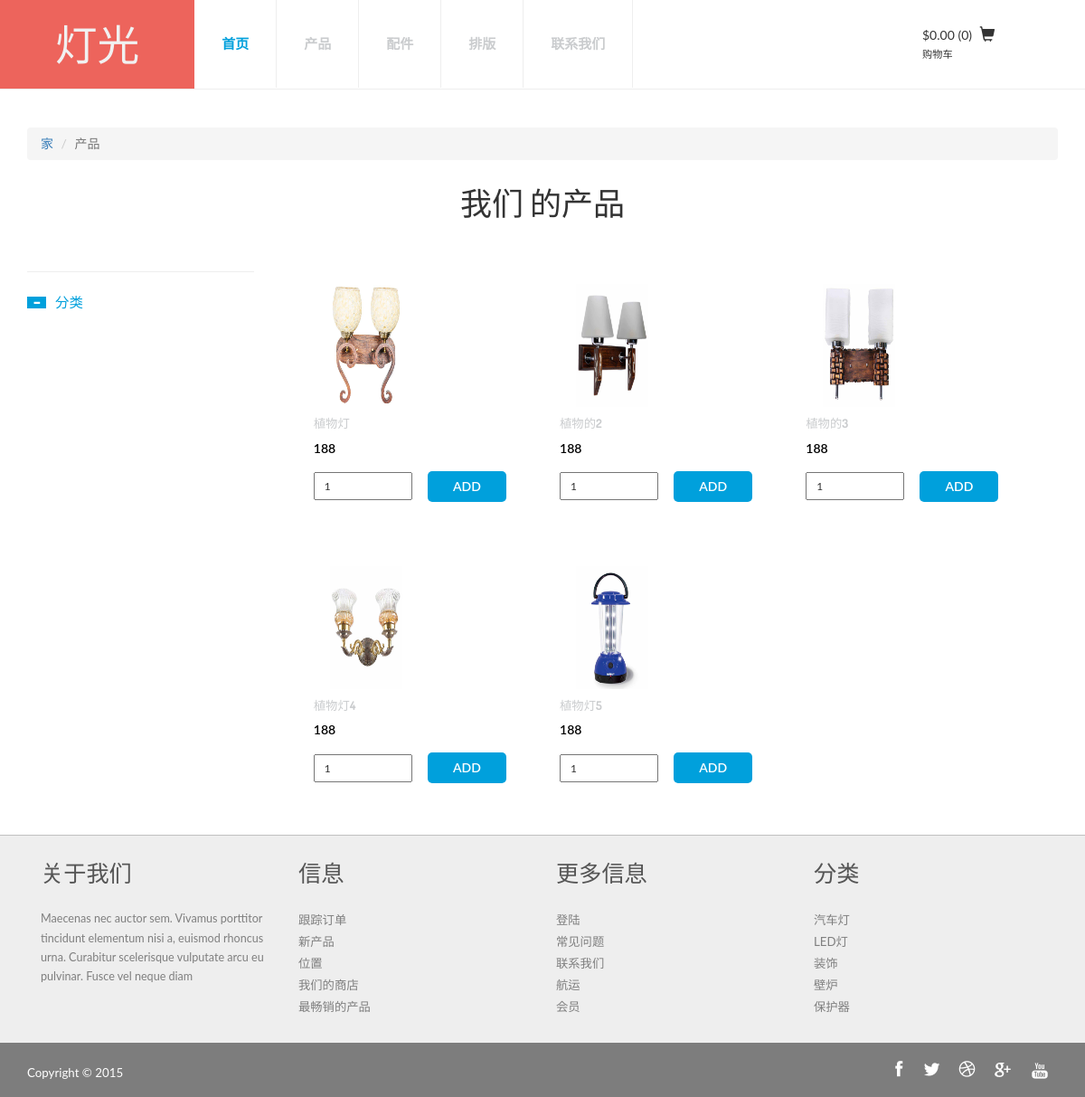
/product/, run on an earlier commit of the app's database.
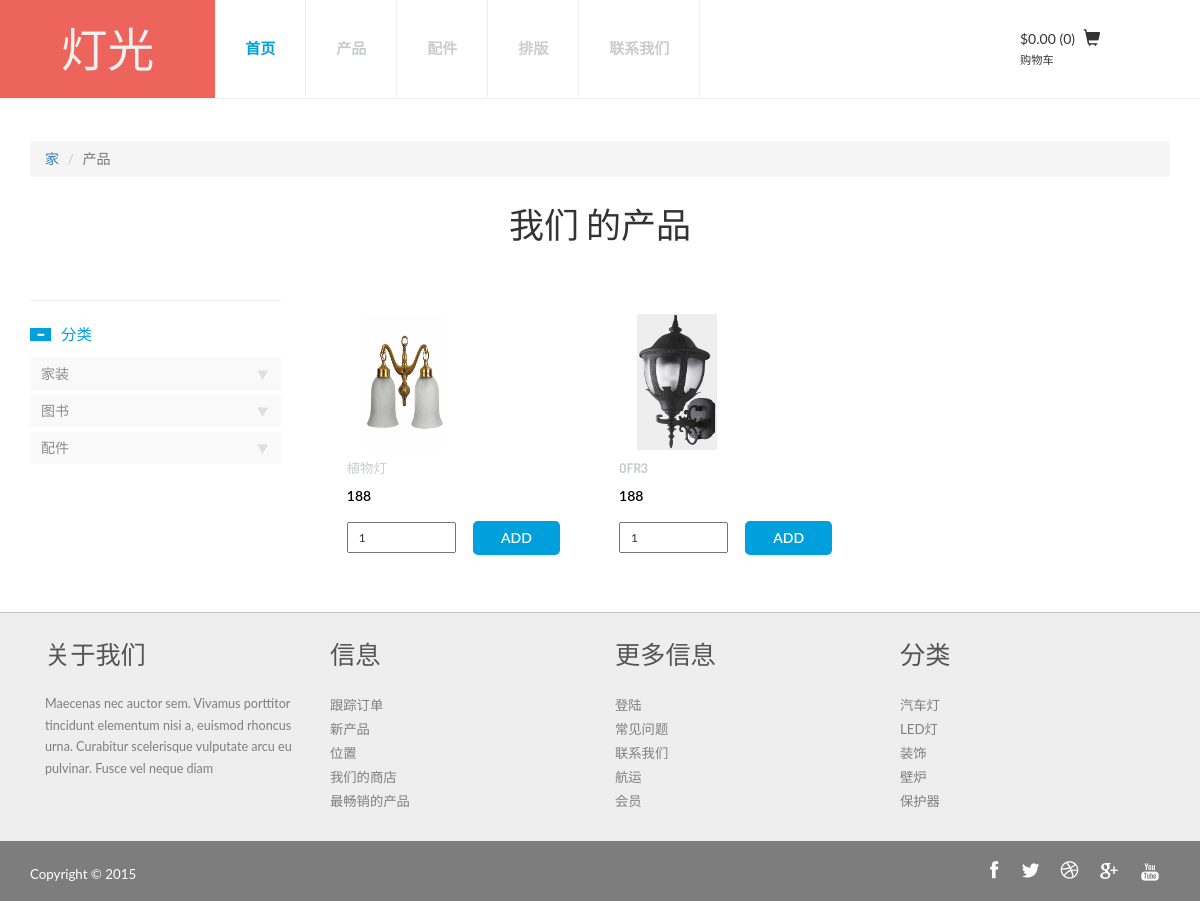
And on a later commit of the database.
### lamp/models.py (models this page shows, shortened)
class Product(models.Model):
    name = models.CharField(max_length=30, verbose_name='产品名称')
    price = models.CharField(max_length=30, verbose_name='产品价格')
    img = models.FileField( verbose_name='产品图片')
    introduce = models.TextField( verbose_name='产品简介')
    brand = models.CharField(max_length=30, verbose_name='产品品牌')
    size = models.CharField(max_length=30, verbose_name='产品尺寸')
    color = models.CharField(max_length=30, verbose_name='产品颜色')
    material = models.CharField(max_length=30, verbose_name='产品材料')
    inventory = models.IntegerField(verbose_name='库存')
    number = models.IntegerField(default=0, verbose_name='已卖出数量')
    classfi = models.ForeignKey(Classification,on_delete=models.CASCADE)
    class Meta:
        verbose_name = '产品'
        verbose_name_plural = verbose_name

class Classification(models.Model):
    name = models.CharField(max_length=30, verbose_name='分类名称')
    parentClass = models.ForeignKey('self',on_delete=models.CASCADE,null=True,blank=True)
    def __str__(self):
        return self.name
    class Meta:
        verbose_name = '分类'
        verbose_name_plural = verbose_name

### lamp/views.py (the view)
# urls.py: url(r'^product/$', views.Product.as_view(), name='product'),
class Product(View):
    def get(self,request):
        products = models.Product.objects.all()
        classifications = models.Classification.objects.filter(parentClass=None)
        return render(request,'product.html',locals())

### lamp/templatetags/extend_fun.py (called while the page is built)
@register.simple_tag
def All():
    products = models.Product.objects.all()
    return products

### templates/product.html (shortened to what this page needs)
{% extends 'baes.html' %}
{% load extend_fun %}
{% block link %}
<link href="/static/css/bootstrap.css" rel="stylesheet" type="text/css" media="all" />
<link href="/static/css/style.css" rel="stylesheet" type="text/css" media="all" />
<link href="/static/css/memenu.css" rel="stylesheet" type="text/css" media="all" />
<link href="/static/css/form.css" rel="stylesheet" type="text/css" media="all" />
{% endblock %}
{% block body %}
<div class="product-model">
	 <div class="container">
			<ol class="breadcrumb">
		  <li><a href="index.html">家</a></li>
		  <li class="active">产品</li>
		 </ol>
			<h2>我们 的产品</h2>
		 <div class="col-md-9 product-model-sec">
				{% All as all %}
				 {% if all %}
				 	{% for al in all %}
						<a href="{% url 'lamp:single' al.id %}"><div class="product-grid">
							<div class="product-img b-link-stripe b-animate-go  thickbox" >
								<img id="jkl" style="width:150px;height:150px" src="/static/media/{{ al.img }}" class="img-responsive" alt="" />
								<div class="b-wrapper">
								</div>
							</div></a>
							<div class="product-info simpleCart_shelfItem">
								<div class="product-info-cust prt_name">
									<h4>{{ al.name }}</h4>
									<span class="item_price">{{ al.price }}</span>
									<input type="text" class="item_quantity" value="1" />
									<input type="button" class="item_add items" value="ADD">
									<div class="clearfix"> </div>
								</div>
							</div>
						</div>
				 	{% endfor %}
				 {% endif %}
			</div>
			<div class="rsidebar span_1_of_left">
				 <section  class="sky-form">
					 <div class="product_right">
						 <h4 class="m_2"><span class="glyphicon glyphicon-minus" aria-hidden="true"></span>分类</h4>
							 {% if classifications %}
								{% for classification in classifications %}
						 		<div class="tab{{ forloop.counter }}">
									 <ul class="place">
										 <li class="sort">{{ classification.name }}</li>
										 <li class="by"><img src="/static/images/do.png" alt=""></li>
											<div class="clearfix"> </div>
									  </ul>
									 </div>
								{% endfor %}
							{% endif %}
				 </section>
			 </div>
{% endblock %}

### templates/baes.html (shortened to what this page needs)
<!DOCTYPE html>
<html lang="en">
<head>
{% block link %}{% endblock %}
</head>
<body>
<div class="header-top">
	 <div class="header-bottom">
				<div class="logo">
					<h1><a href="index.html">灯光</a></h1>
				</div>
			 <div class="top-nav">
				<ul class="memenu skyblue"><li class="active"><a href="index.html">首页</a></li>
					<li class="grid"><a href="#">产品</a>
					</li>
					<li class="grid"><a href="#">配件</a>
					</li>
					<li class="grid"><a href="typo.html">排版</a></li>
					<li class="grid"><a href="contact.html">联系我们</a></li>
				</ul>
			 </div>
			 <div class="cart box_1">
				 <a href="checkout.html">
					<div class="total">
					<span class="simpleCart_total"></span> (<span id="simpleCart_quantity" class="simpleCart_quantity"></span>)</div>
					<span class="glyphicon glyphicon-shopping-cart" aria-hidden="true"></span>
				</a>
				<p><a href="{% url 'lamp:checkout' %}" class="simpleCart_empty">购物车</a></p>
			 </div>
			 <div class="clearfix"> </div>
			 </div>
</div>
{% block body %}
{% endblock %}
<div class="footer">
	 <div class="container">
		 <div class="footer-grids">
			 <div class="col-md-3 about-us">
				 <h3>关于我们</h3>
				 <p>Maecenas nec auctor sem. Vivamus porttitor tincidunt elementum nisi a, euismod rhoncus urna. Curabitur scelerisque vulputate arcu eu pulvinar. Fusce vel neque diam</p>
             </div>
			 <div class="col-md-3 ftr-grid">
					<h3>信息</h3>
					<ul class="nav-bottom">
						<li><a href="#">跟踪订单</a></li>
						<li><a href="#">新产品</a></li>
						<li><a href="#">位置</a></li>
						<li><a href="#">我们的商店</a></li>
						<li><a href="#">最畅销的产品</a></li>
					</ul>
			 </div>
			 <div class="col-md-3 ftr-grid">
					<h3>更多信息</h3>
					<ul class="nav-bottom">
						<li><a href="{% url 'lamp:login' %}">登陆</a></li>
						<li><a href="#">常见问题</a></li>
						<li><a href="contact.html">联系我们</a></li>
						<li><a href="#">航运</a></li>
						<li><a href="#">会员</a></li>
					</ul>
			 </div>
			 <div class="col-md-3 ftr-grid">
					<h3>分类</h3>
					<ul class="nav-bottom">
						<li><a href="#">汽车灯</a></li>
						<li><a href="#">LED灯</a></li>
						<li><a href="#">装饰</a></li>
						<li><a href="#">壁炉</a></li>
						<li><a href="#">保护器</a></li>
					</ul>
			 </div>
			 <div class="clearfix"></div>
		 </div>
	 </div>
</div>
<div class="copywrite">
	 <div class="container">
		 <div class="copy">
			 <p>Copyright &copy; 2015<a target="_blank" href="#"></a></p>
		 </div>
		 <div class="social">
				<a href="#"><i class="facebook"></i></a>
				<a href="#"><i class="twitter"></i></a>
				<a href="#"><i class="dribble"></i></a>
				<a href="#"><i class="google"></i></a>
				<a href="#"><i class="youtube"></i></a>
		 </div>
		 <div class="clearfix"></div>
	 </div>
</div>
</body>
</html>

### static/css/style.css (style rules this page uses)
body { background:#fff; font-family: 'Lato', sans-serif; }
body a { transition: 0.5s all; -webkit-transition: 0.5s all; -o-transition: 0.5s all; -moz-transition: 0.5s all; -ms-transition: 0.5s all; }
ul { padding: 0; margin: 0; }
h1,h2,h3,h4,h5,h6,label,p { margin:0; }
.cart.box_1 a { color: #333; }
.box_1 { float: right; width: 15%; margin-top:2em; }
.glyphicon-shopping-cart:before { margin-left: 5px; font-size:1.2em; }
.box_1 p a { color: rgba(204, 204, 204, 1); font-size: 0.8em; }
.total { display: inline-block; }
.header-bottom { border-bottom: 1px solid #eee; }
.logo h1 a { color: #F1F1F1; font-family: 'Dosis-Medium'; font-size: 1.3em; font-weight: 100; padding: 0.5em 1.3em; text-decoration:none; background:#ed645c; display:inline-block; }
.logo { float:left; }
.top-nav { width: 42%; display: block; float: left; }
.skyblue { float:left; }
.items { padding:4em 0; }
.glyphicon { top: 2px; margin-right:5px; }
.footer { background:#eee; padding:2em 0; border-top:1px solid #c0c0c0; }
.about-us h3 { color: #555; font-size:1.8em; font-family: 'Dosis-Medium'; margin-bottom:1em; }
.about-us p { line-height:1.7em; color:#7F7F7F; font-size:0.9em; }
.ftr-grid h3 { font-size: 1.8em; color: #555; font-family: 'Dosis-Medium'; margin: 0 0 1em; }
ul.nav-bottom li { list-style: none; padding:2px 0; }
ul.nav-bottom li a { text-decoration: none; color: #7F7F7F; font-size: 0.9em; display: inline-block; }
ul.nav-bottom li:nth-child(1) { margin:0; }
.copywrite { padding:1em 0; background:#7D7D7D; }
.copy { float:left; }
.copy p { color:#fff; font-size:0.95em; padding-top:10px; }
.social { margin: 0em 0; float: right; }
.social i { width: 27px; height: 27px; background: url('../images/social.png') no-repeat 0px 0px; display: inline-block; margin:0 5px; }
a i.facebook { background-position:-3px -2px; }
a i.twitter { background-position: -43px -3px; }
a i.dribble { background-position: -83px -3px; }
a i.google { background-position:-126px -2px }
a i.youtube { background-position:-167px -3px; }
.product-model-sec { margin: 4em 0 0 0; float: right; }
.rsidebar { display: block; float: left; margin: 4em 2em 0% 0; width: 22%; }
.b-link-stripe { position:relative; display:inline-block; vertical-align:top; font-weight: 300; overflow:hidden; width: 100%; }
.b-link-stripe .b-wrapper { position:absolute; width:100%; height:100%; top:0; left:0; text-align:center; color:#ffffff; overflow:hidden; }
.b-animate-go { text-decoration:none; }
.product-grid { width: 30%; margin: 0 3% 4% 0; float: left; position: relative; transition: 0.5s all; -webkit-transition: 0.5s all; -moz-transition: 0.5s all; -o-transition: 0.5s all; min-height: 200px; border-bottom:2px solid #fff; }
.product-img img { width: 100%; padding:1em 2.5em 0; }
.product-info-cust { padding: 0.8em 1.2em; }
.item_quantity { margin: 1em 0; font-size: 0.85em; padding: 5px 10px; display: block; width: 51%; float: left; }
.item_add { color:#fff; text-decoration:none; font-weight:600; padding:0.5em 2em; display:inline-block; border-radius:5px; -moz-border-radius: 5px; -webkit-border-radius: 5px; -o-border-radius: 5px; margin: 1.5em 16px 0px 0px; background:#00a0dc; border:none; outline:none; }
.prt_name { padding: 0.8em 1.2em; float:none; }
.items { margin:10px 0 0px 17px; }
.product-info-cust h4 { color: #caccce; font-size: 0.95em; font-family: 'Dosis-Bold'; text-transform: uppercase; }
span.item_price { color: #000; font-size: 1em; font-weight: 600; margin: 10px 0 5px; display:block; }
ul.place { margin: 5px 0; background: #f9f9f9; width: 100%; padding:0px 5px; cursor: pointer; }
ul.place li { display: inline-block; padding: 6px; }
ul.place li { color: #8c8c8c; text-decoration: none; cursor: pointer; }
ul.place li.sort { float:left; }
ul.place li.by { float:right; }
.product-model h2,h2.top,.contact h3 { font-size: 2.5em; font-family: 'Dosis-Bold'; color: #333; text-align:center; }
.glyphicon-minus:before { content: "\2212"; color: #fff; font-size: 9px; background: #00a0dc; padding: 1px 6px; margin-right: 5px; }
.glyphicon-minus { top: -1px!important; }
.breadcrumb { margin:3em 0 2em!important; }
@media (max-width: 1366px) { .top-nav { width: 44%; } }
@media (max-width: 1280px) { .top-nav { width: 46%; } }
@media (max-width: 1280px) { .about-us p { font-size: 0.9em; } }
@media (max-width: 1280px) { ul.nav-bottom li a { font-size: 0.95em; } }

What changed in the data, as far as the page shows it:
removed Product: img (picture), name "植物的3", price "188"
removed Product: img (picture), name "植物灯4", price "188"
removed Product: img (picture), name "植物灯5", price "188"
changed Product "植物灯": img: a different picture
changed Product: img: a different picture; name "植物的2" → "OFR3"
added Classification: name "家装"
added Classification: name "图书"
added Classification: name "配件"
